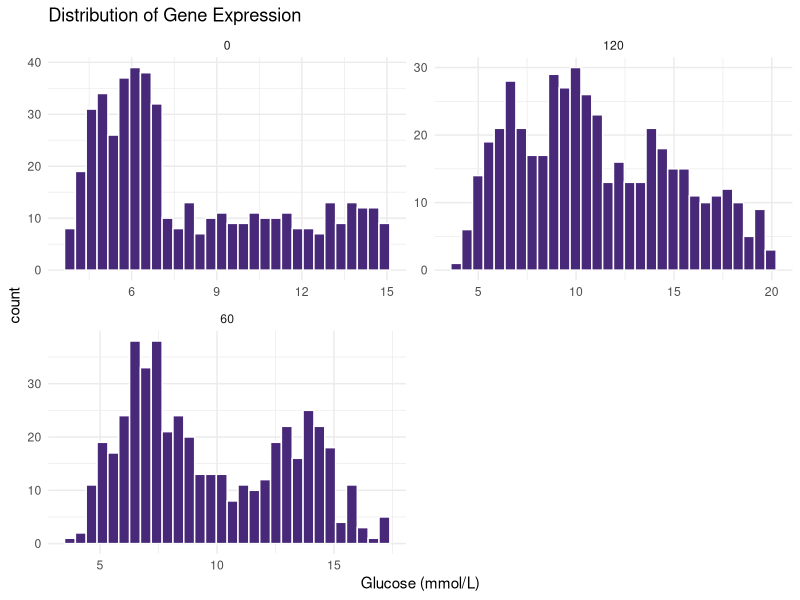
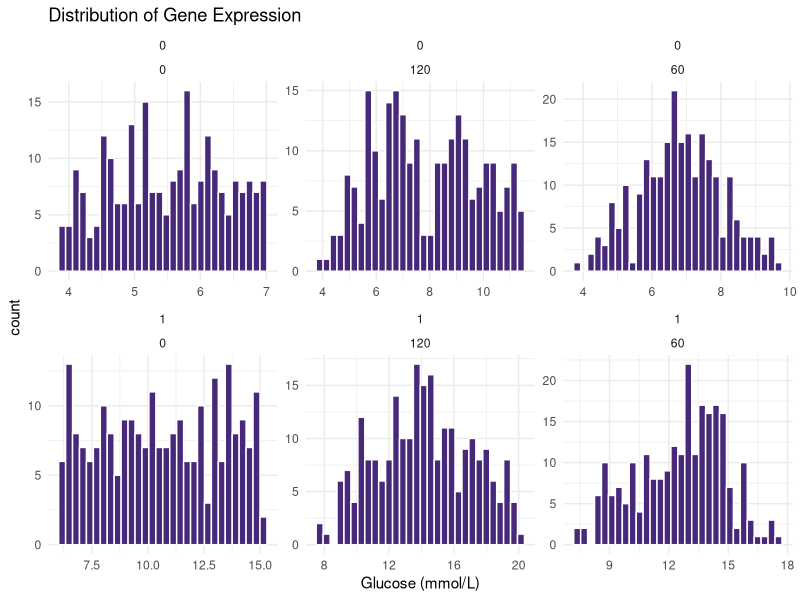
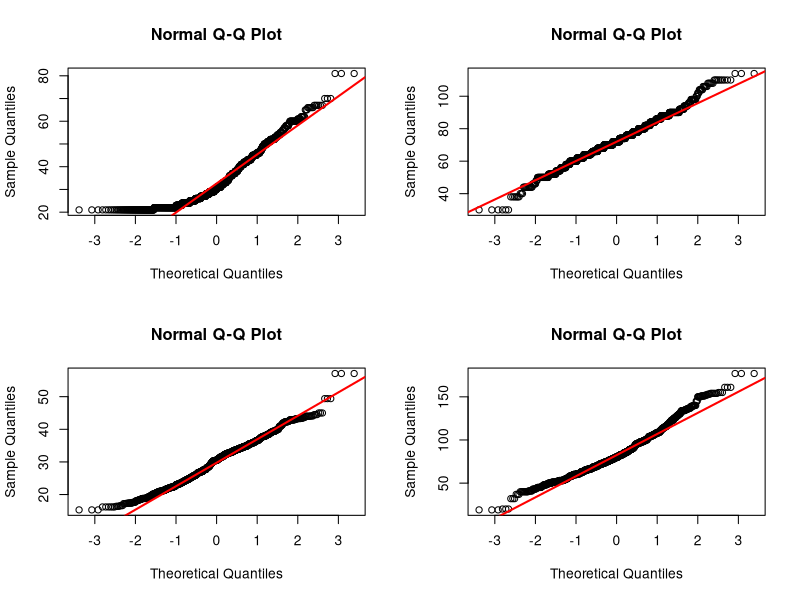

Recreate these plots in R, in order.
## ---- chunk 1
library(tidyverse)
library(readxl)
## ---- chunk 2
diabetes_glucose <- read_xlsx('../data/exercise2_diabetes_glucose.xlsx')

diabetes_glucose
## ---- chunk 3
ggplot(diabetes_glucose, aes(x = `Glucose (mmol/L)`)) +
  geom_histogram(bins = 30, fill = "#482878FF", color = "white") +
  theme_minimal() +
  facet_wrap(vars(Measurement), nrow = 2, scales = "free") +
  labs(title = "Distribution of Gene Expression")

## ---- chunk 4
ggplot(diabetes_glucose, aes(x = `Glucose (mmol/L)`)) +
  geom_histogram(bins = 30, fill = "#482878FF", color = "white") +
  theme_minimal() +
  facet_wrap(Diabetes ~ Measurement, nrow = 2, scales = "free") +
  labs(title = "Distribution of Gene Expression")

## ---- chunk 5
par(mfrow=c(2,2))
qqnorm(diabetes_glucose$Age, pch = 1)
qqline(diabetes_glucose$Age, col = "red", lwd = 2)

qqnorm(diabetes_glucose$BloodPressure, pch = 1)
qqline(diabetes_glucose$BloodPressure, col = "red", lwd = 2)

qqnorm(diabetes_glucose$BMI, pch = 1)
qqline(diabetes_glucose$BMI, col = "red", lwd = 2)

qqnorm(diabetes_glucose$PhysicalActivity, pch = 1)
qqline(diabetes_glucose$PhysicalActivity, col = "red", lwd = 2)
